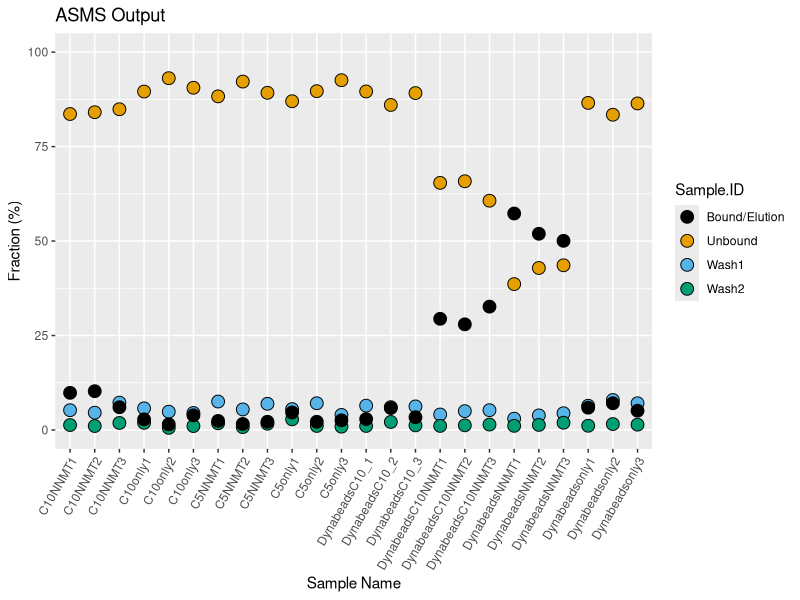
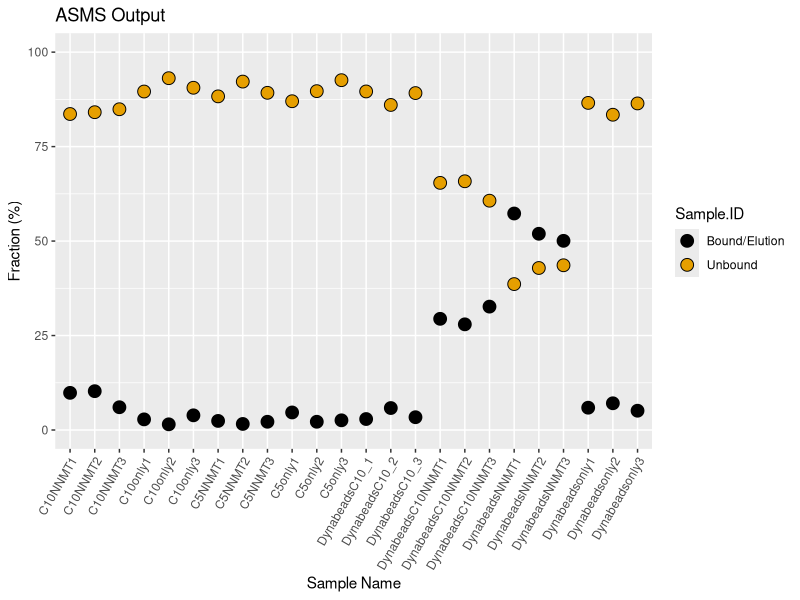

The R script that drew these images, in order:
#  ██      ▄▄▄▄▄   █▀▄▀█    ▄▄▄▄▄       █ ▄▄  ██   █▄▄▄▄   ▄▄▄▄▄   ▄███▄   
#  █ █    █     ▀▄ █ █ █   █     ▀▄     █   █ █ █  █  ▄▀  █     ▀▄ █▀   ▀  
#  █▄▄█ ▄  ▀▀▀▀▄   █ ▄ █ ▄  ▀▀▀▀▄       █▀▀▀  █▄▄█ █▀▀▌ ▄  ▀▀▀▀▄   ██▄▄    
#  █  █  ▀▄▄▄▄▀    █   █  ▀▄▄▄▄▀        █     █  █ █  █  ▀▄▄▄▄▀    █▄   ▄▀ 
#  █               █                  █       █   █             ▀███▀   
#  █               ▀                    ▀     █   ▀                                                 
# Written by Michael Ronzetti NIH/NCATS 2023
library(tidyverse)
library(ggthemes)

# Read in raw df
raw.df <- read.csv(file = 'data/asms_data.csv')

# Convert fraction from chr to numeric
raw.df$Fraction <- gsub('%', '', raw.df$Fraction)
raw.df$Fraction <- as.numeric(raw.df$Fraction)
raw.df$Sample.Name <- as.factor(raw.df$Sample.Name)
raw.df$Sample.ID <- as.factor(raw.df$Sample.ID)

# Group by sample name, now using df.clean
df.clean <- raw.df %>%
  group_by(Sample.Name)

# Plot all data points
all.plot <-
  ggplot(df.clean, aes(x = Sample.Name, y = Fraction, fill = Sample.ID)) +
  geom_point(shape = 21, size = 4) +
  scale_fill_colorblind() +
  ylim(0, 100) +
  labs(title = 'ASMS Output',
       x = 'Sample Name',
       y = 'Fraction (%)') +
  theme(axis.text.x = element_text(
    angle = 60,
    vjust = 1,
    hjust = 1
  ))
all.plot

# Plot of elution and unbound
bind.plot <-
  ggplot(
    subset(
      df.clean,
      df.clean$Sample.ID == "Bound/Elution" |
        df.clean$Sample.ID == "Unbound"
    ),
    aes(x = Sample.Name, y = Fraction, fill = Sample.ID)
  ) +
  geom_point(shape = 21, size = 4) +
  scale_fill_colorblind() +
  ylim(0, 100) +
  labs(title = 'ASMS Output',
       x = 'Sample Name',
       y = 'Fraction (%)') +
  theme(axis.text.x = element_text(
    angle = 60,
    vjust = 1,
    hjust = 1
  ))
bind.plot
